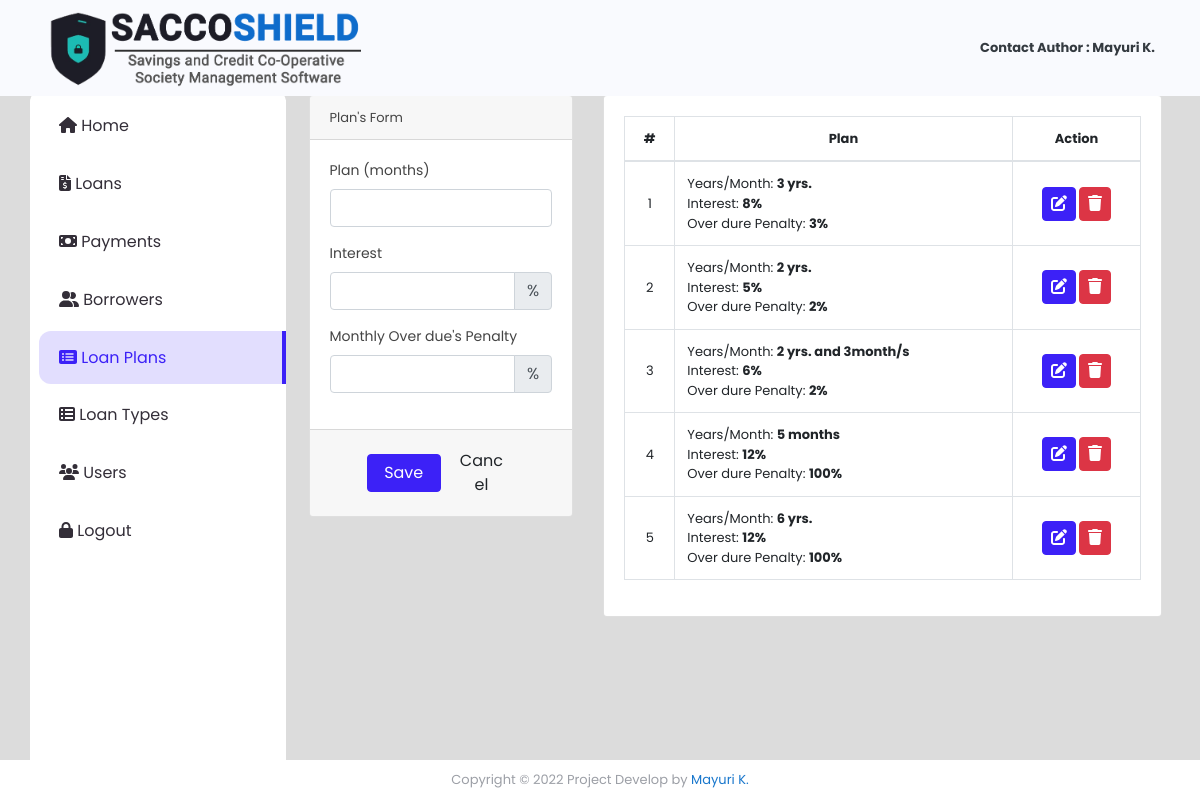
/sacco_shield/index.php?page=plan (signed in), run on the app's committed database.
### tables this page shows
CREATE TABLE `loan_plan` (
  `id` int(30) NOT NULL,
  `months` int(11) NOT NULL,
  `interest_percentage` float NOT NULL,
  `penalty_rate` int(11) NOT NULL
);

### sacco_shield/plan.php (the view, shortened to what this page needs)
<?php include('db_connect.php');?>
<div class="container-fluid">
	<div class="col-lg-12">
		<div class="row">
			<div class="col-md-4">
			<form action="" id="manage-plan">
				<div class="card">
					<div class="card-header">
						   Plan's Form
				  	</div>
					<div class="card-body">
							<div class="form-group">
								<label class="control-label">Plan (months)</label>
								<input type="number" name="months" id="" class="form-control text-right">
							</div>
							<div class="form-group">
								<label class="control-label">Interest</label>
								<div class="input-group">
								  <input type="number" step="any" min="0" max="100" class="form-control text-right" name="interest_percentage" aria-label="Interest">
								  <div class="input-group-append">
								    <span class="input-group-text">%</span>
								  </div>
								</div>
							</div>
							<div class="form-group">
								<label class="control-label">Monthly Over due's Penalty</label>
								<div class="input-group">
								  <input type="number" step="any" min="0" max="100" class="form-control text-right" aria-label="Penalty percentage" name="penalty_rate">
								  <div class="input-group-append">
								    <span class="input-group-text">%</span>
								  </div>
								</div>
							</div>
					</div>
					<div class="card-footer">
						<div class="row">
							<div class="col-md-12">
								<button class="btn btn-primary col-sm-4 offset-md-2"> Save</button>
								<button class="btn btn-default col-sm-4" type="button" onclick="_reset()"> Cancel</button>
							</div>
						</div>
					</div>
				</div>
			</form>
			</div>
			<div class="col-md-8">
				<div class="card">
					<div class="card-body">
						<table class="table table-bordered table-hover">
							<thead>
								<tr>
									<th class="text-center">#</th>
									<th class="text-center">Plan</th>
									<th class="text-center">Action</th>
								</tr>
							</thead>
							<tbody>
								<?php
								$i = 1;
								$plan = $conn->query("SELECT * FROM loan_plan order by id asc");
								while($row=$plan->fetch_assoc()):
									$months = $row['months'];
									$months = $months / 12;
									if($months < 1){
										$months = $row['months']. " months";
									}else{
										$m = explode(".", $months);
										$months = $m[0] . " yrs.";
										if(isset($m[1])){
											$months .= " and ".number_format(12 * ($m[1] /100 ),0)."month/s";
										}
									}
								?>
								<tr>
									<td class="text-center"><?php echo $i++ ?></td>
									<td class="">
										 <p>Years/Month: <b><?php echo $months ?></b></p>
										 <p>Interest: <b><?php echo $row['interest_percentage']."%" ?></b></p>
										 <p>Over dure Penalty: <b><?php echo $row['penalty_rate']."%" ?></b></p>
									</td>
									<td class="text-center">
										<button class="btn btn-primary edit_plan" type="button" data-id="<?php echo $row['id'] ?>" data-months="<?php echo $row['months'] ?>" data-interest_percentage="<?php echo $row['interest_percentage'] ?>" ><i class="fa fa-edit"></i></button>
										<button class="btn btn-danger delete_plan" type="button" data-id="<?php echo $row['id'] ?>"><i class="fa fa-trash"></i></button>
									</td>
								</tr>
								<?php endwhile; ?>
							</tbody>
						</table>
					</div>
				</div>
			</div>
		</div>
	</div>
</div>

### sacco_shield/assets/css/style.css (style rules this page uses)
body { font-family: "Poppins", sans-serif; color: #444444; width: 100%; height: calc(100%); font-size: .813rem; background-color: #f9fafe; }
label { font-size: 14px; }
.btn-primary { color: #fff; background-color: #3c21f7; border-color: #3c21f7; }
.btn.edit_course, .btn.delete_course, .btn.view_payment, .btn.edit_fees, .btn.delete_fees, .btn.edit_student, .btn.delete_student, .btn.edit_payment, .btn.delete_payment, .btn.delete_loan, .btn.edit_loan, .btn.delete_plan, .btn.edit_plan, .btn.delete_borrower, .btn.edit_borrower, .btn.edit_ltype, .btn.delete_ltype { padding: 4px 8px; }
.table-bordered td, .table-bordered th { white-space: nowrap; }

### sacco_shield/index.php (style rules this page uses)
body { background: #80808045; }

### sacco_shield/plan.php (style rules this page uses)
td { vertical-align: middle !important; }
td p { margin: unset }

### data on the page
loan_plan: months "3 yrs.", interest_percentage "8", penalty_rate "3"
loan_plan: months "2 yrs.", interest_percentage "5", penalty_rate "2"
loan_plan: months "2 yrs. and 3month/s", interest_percentage "6", penalty_rate "2"
loan_plan: months "5 months", interest_percentage "12", penalty_rate "100"
loan_plan: months "6 yrs.", interest_percentage "12", penalty_rate "100"
